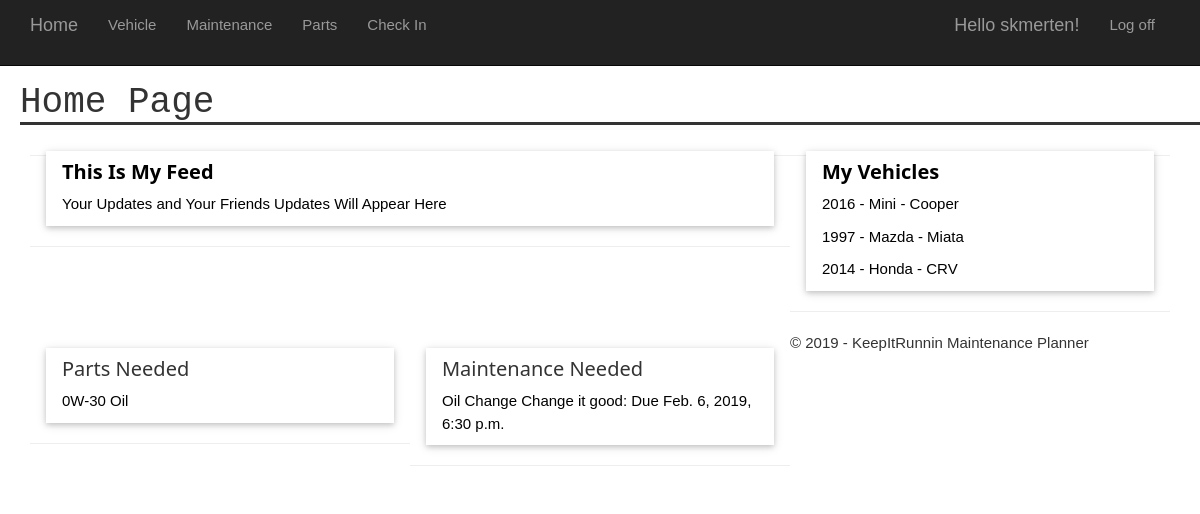
Before: / (signed in) with the older database file.
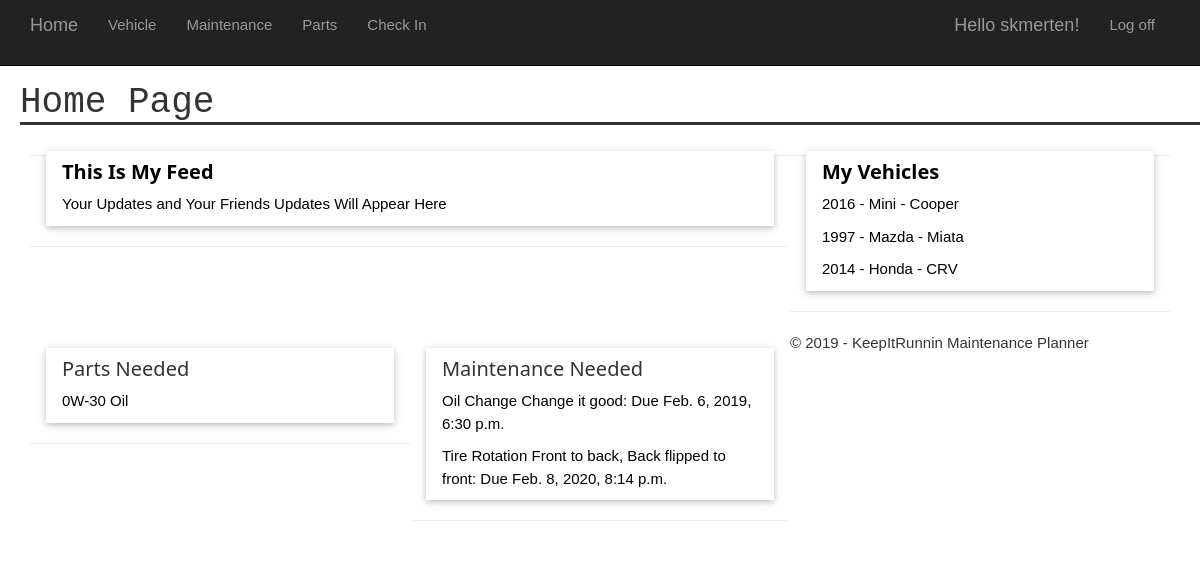
After: the same page with the newer database file.
### app/models.py (models this page shows, shortened)
class Vehicle(models.Model):
    user = models.ForeignKey(User, on_delete=models.CASCADE)
    year = models.IntegerField(max_length=None)
    make = models.CharField(max_length=100)
    model = models.CharField(max_length=100)
    trim = models.CharField(max_length=100)
    mileage = models.IntegerField(max_length=None)
    image = models.ImageField(blank=True, null=True)
    vehicle_creation = models.DateTimeField(auto_now_add=True)

class Part(models.Model):
    maintenance = models.ForeignKey(Maintenance, on_delete=models.CASCADE)
    part_name = models.CharField(max_length=250)
    part_description = models.CharField(max_length=250,null=True)
    quantity = models.IntegerField(max_length=None)
    date_requested = models.DateTimeField(auto_now_add=True)
    need_by_date = models.DateTimeField(null=True)
    comments = models.CharField(max_length=250,null=True)
    status = models.BooleanField()

class Maintenance_History(models.Model):
    maintenance = models.ForeignKey(Maintenance, on_delete=models.CASCADE)
    comments = models.CharField(max_length=250)
    date_completed = models.DateTimeField()
    current_mileage = models.IntegerField(max_length=None)
    next_due_date = models.DateTimeField()
    next_due_mile = models.IntegerField(max_length=None)
    completed = models.IntegerField(max_length=None)

class Maintenance(models.Model):
    vehicle = models.ForeignKey(Vehicle, on_delete=models.CASCADE)
    name = models.CharField(max_length=100)
    description = models.CharField(max_length=100,null=True)
    months = models.IntegerField(max_length=None)
    miles = models.IntegerField(max_length=None)
    materials = models.CharField(max_length=250,null=True)
    comments = models.CharField(max_length=250,null=True)

### app/views.py (the view, shortened to what this page needs)
# urls.py: path('', app.views.newHome, name='newHome'),
def newHome(request):
    if request.user.is_authenticated:
        parts = Part.objects.filter(status = 0)
        maintenance = Maintenance_History.objects.filter(maintenance__vehicle__user=request.user)
        vehicles = Vehicle.objects.filter(user = request.user)
        assert isinstance(request, HttpRequest)
        return render(
            request,
            'app/home.html',
            {
                'title':'Home Page',
                'year':datetime.now().year,
                'parts':parts,
                'maintenance':maintenance,
                'vehicles':vehicles
            }
        )

### app/templates/app/home.html
{% extends "app/layout.html" %}
{% block content %}
<div class="w3-col l8 s12">
    <div class="w3-card w3-margin w3-margin-top">
        <div class="w3-container w3-white">
            <h4><b>This Is My Feed</b></h4>
            <p>Your Updates and Your Friends Updates Will Appear Here</p>
        </div>
    </div><hr>
</div>
<div class="w3-col l4">
    <div class="w3-card w3-margin w3-margin-top">
        <div class="w3-container w3-white">
            <h4><b>My Vehicles</b></h4>
            {% if vehicles %}
                {% for vehicle in vehicles %}
                    <p>{{vehicle.year}} - {{vehicle.make}} - {{vehicle.model}}</p>
                {% endfor %}
            {% else %}
                <p>You don't have any vehicles yet. Add one in the vehicle menu!</p>
            {% endif %}
        </div>
    </div><hr>
</div>
<div>
    <div class="w3-col l4">
        <div class="w3-card w3-margin w3-margin-top">
        <header class="w3-container"><h4>Parts Needed</h4></header>
            <div class="w3-container w3-white">
                {% if parts %}
            	    {% for part in parts %}
                        <p>{{part.part_name}}</p>
                    {% endfor %}
                {% else %}
                    <p>No Parts Needed</p>
                {% endif %}
            </div>
        </div><hr>
    </div>
    <div class="w3-col l4">
        <div class="w3-card w3-margin w3-margin-top">
        <header class="w3-container"><h4>Maintenance Needed</h4></header>
            <div class="w3-container w3-white">
                {% if maintenance %}
			        {% for maint in maintenance %}
                            <p>{{maint.maintenance.name}} {{maint.maintenance.description}}: Due {{maint.next_due_date}}</p>
                    {% endfor %}
                {% else %}
                    <p>No Maintenance Due</p>
                {% endif %}
            </div>
        </div><hr>
    </div>
</div>
{% endblock %}

Changed rows visible on the page:
added Maintenance_History: maintenance.name "Tire Rotation", maintenance.description "Front to back, Back flipped to front", next_due_date "Feb. 8, 2020, 8:14 p.m."
